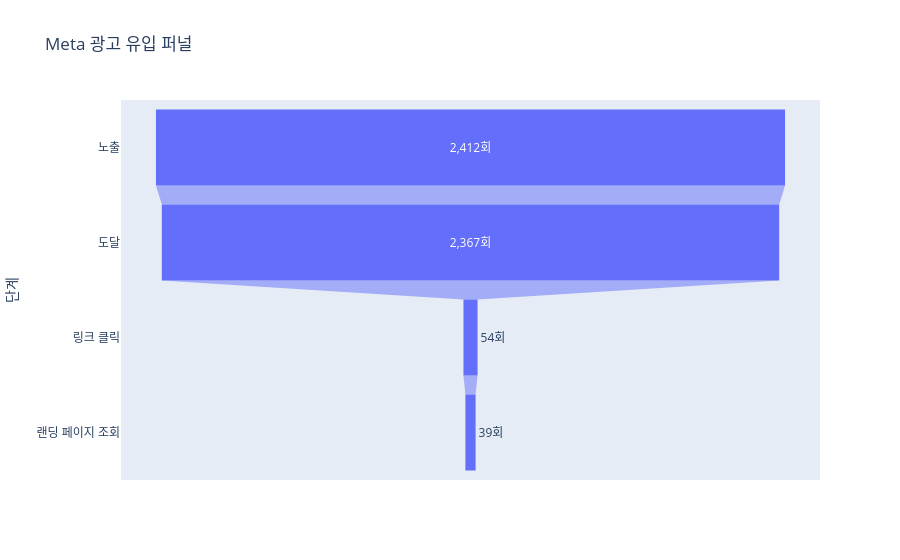

The notebook cell saved with this chart:
### Code cell
import plotly.express as px

fig = px.funnel(
    funnel,
    x="사용자 행동 수",
    y="단계",
    title="Meta 광고 유입 퍼널"
)

fig.update_traces(texttemplate="%{x:,}회") 
# % = 입력 자료형, 외부의 값을 가져와서 해당 값에 어떤 문자열 처리를 하고자 할 때, 앞에 %라는 입력 자료형을 사용

fig.show()

### Figure 1 — Plotly figure (JSON) as saved in the notebook; plotly's stock layout.template omitted (floating-point values rounded to 4 significant figures)
{"data": [{"hovertemplate": "사용자 행동 수=%{x}<br>단계=%{y}<extra></extra>", "legendgroup": "", "marker": {"color": "#636efa"}, "name": "", "orientation": "h", "showlegend": false, "texttemplate": "%{x:,}회", "type": "funnel", "x": [2412.0, 2367.0, 54.0, 39.0], "xaxis": "x", "y": ["노출", "도달", "링크 클릭", "랜딩 페이지 조회"], "yaxis": "y"}], "layout": {"legend": {"tracegroupgap": 0}, "title": {"text": "Meta 광고 유입 퍼널"}, "xaxis": {"anchor": "y", "domain": [0, 1], "title": {"text": "사용자 행동 수"}}, "yaxis": {"anchor": "x", "domain": [0, 1], "title": {"text": "단계"}}}}
